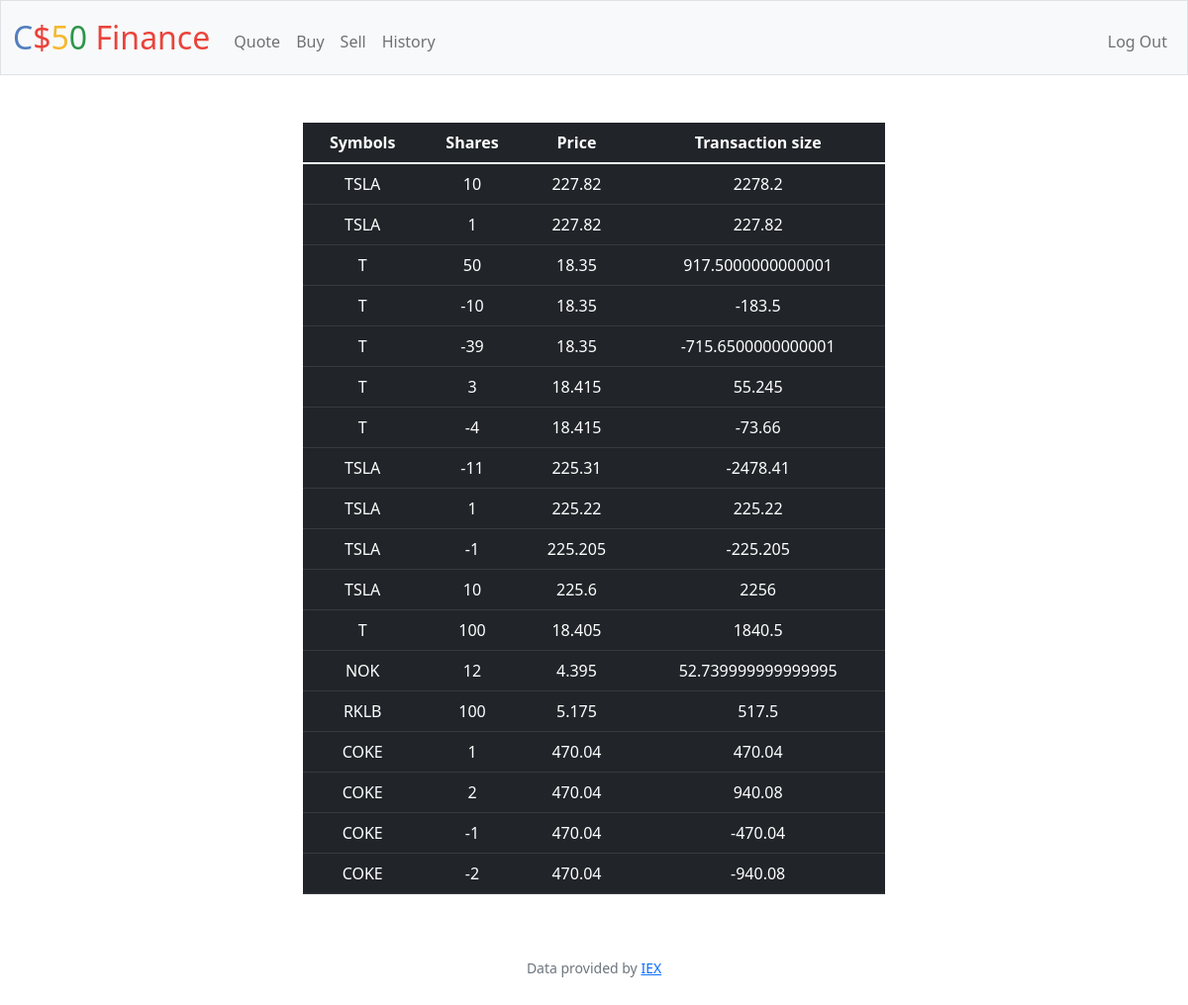
/history (signed in), run on an earlier commit of the app's database.
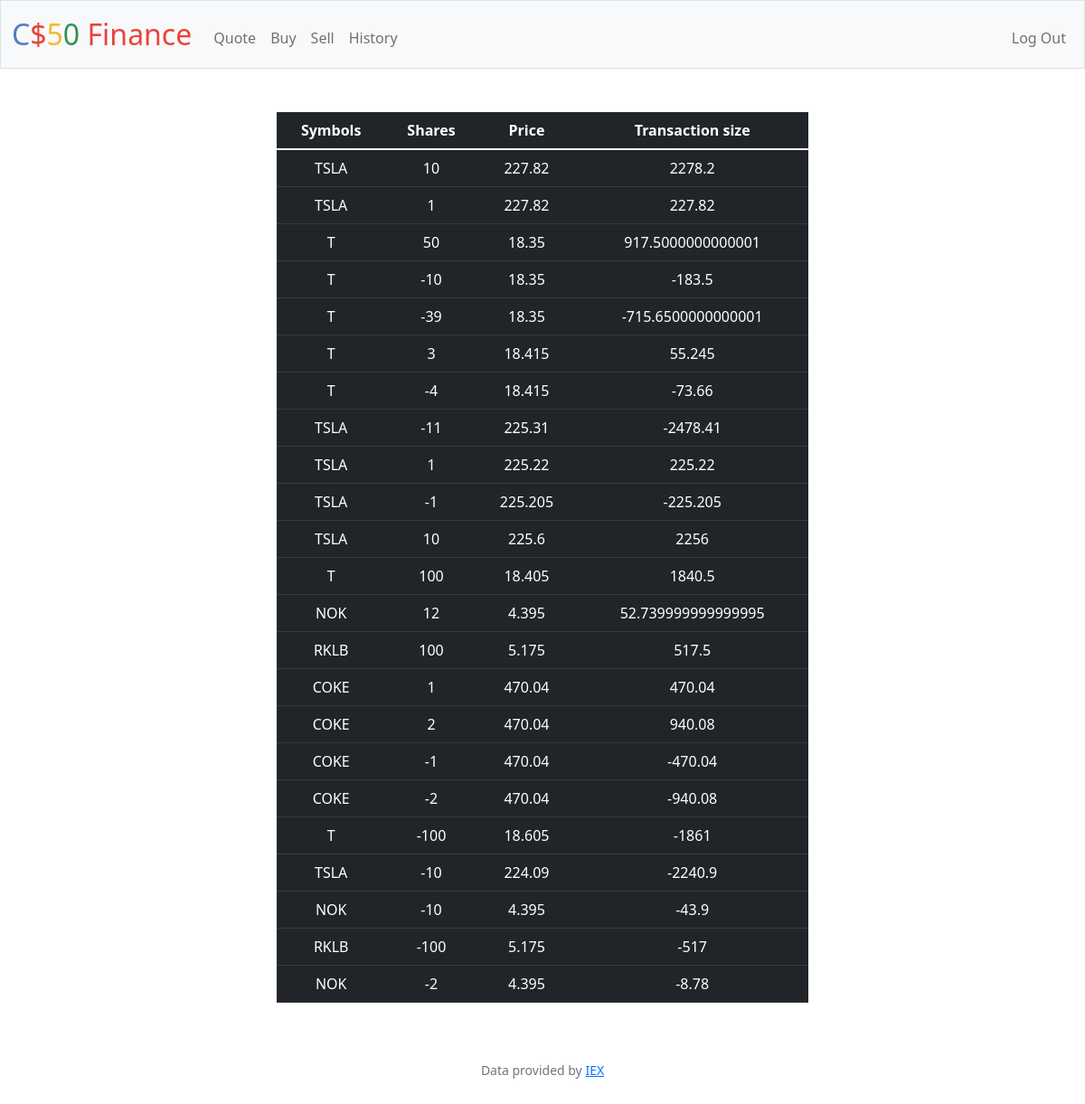
And on a later commit of the database.
### tables this page shows
CREATE TABLE history (
                history_user_id INTEGER NOT NULL,
                history_id INTEGER PRIMARY KEY,
                name TEXT NOT NULL,
                symbol TEXT NOT NULL,
                shares INTEGER NOT NULL,
                price INTEGER NOT NULL,
                value_of_stock NUMERIC NOT NULL
            );

### app.py (the view)
@app.route("/history")
@login_required
def history():
    history_rows = db.execute("SELECT * FROM history WHERE history_user_id = ?", session["user_id"])
    return render_template("history.html", history_rows = history_rows)

### app.py (called while the page is built)
@app.after_request
def after_request(response):
    response.headers["Cache-Control"] = "no-cache, no-store, must-revalidate"
    response.headers["Expires"] = 0
    response.headers["Pragma"] = "no-cache"
    return response

### helpers.py (called while the page is built)
def login_required(f):
    @wraps(f)
    def decorated_function(*args, **kwargs):
        if session.get("user_id") is None:
            return redirect("/login")
        return f(*args, **kwargs)
    return decorated_function

### templates/history.html
{% extends "layout.html" %}
{% block main %}
<div class="mx-auto w-50">
<table class="table table-dark">
    <thead>
        <tr>
            <th>Symbols</th>
            <th>Shares</th>
            <th>Price</th>
            <th>Transaction size</th>
        </tr>
    </thead>
    <tbody>
        {% for dict in history_rows %}
            <tr>
                <td>{{dict.symbol}}</td>
                <td>{{dict.shares}}</td>
                <td>{{dict.price}}</td>
                <td>{{dict.value_of_stock}}</td>
            </tr>
        {% endfor %}
    </tbody>
</table>
{% endblock %}

### templates/layout.html (shortened to what this page needs)
<!DOCTYPE html>
<html lang="en">
    <head>
        <link href="https://cdn.jsdelivr.net/npm/bootstrap@5.1.3/dist/css/bootstrap.min.css" rel="stylesheet">
        <link href="/static/styles.css" rel="stylesheet">
    </head>
    <body>
        <nav class="bg-light border navbar navbar-expand-md navbar-light">
            <div class="container-fluid">
                <a class="navbar-brand" href="/"><span class="blue">C</span><span class="red">$</span><span class="yellow">5</span><span class="green">0</span> <span class="red">Finance</span></a>
                <div class="collapse navbar-collapse" id="navbar">
                    {% if session["user_id"] %}
                        <ul class="navbar-nav me-auto mt-2">
                            <li class="nav-item"><a class="nav-link" href="/quote">Quote</a></li>
                            <li class="nav-item"><a class="nav-link" href="/buy">Buy</a></li>
                            <li class="nav-item"><a class="nav-link" href="/sell">Sell</a></li>
                            <li class="nav-item"><a class="nav-link" href="/history">History</a></li>
                        </ul>
                        <ul class="navbar-nav ms-auto mt-2">
                            <li class="nav-item"><a class="nav-link" href="/logout">Log Out</a></li>
                        </ul>
                    {% else %}
                        <ul class="navbar-nav ms-auto mt-2">
                            <li class="nav-item"><a class="nav-link" href="/register">Register</a></li>
                            <li class="nav-item"><a class="nav-link" href="/login">Log In</a></li>
                        </ul>
                    {% endif %}
                </div>
            </div>
        </nav>
        <main class="container-fluid py-5 text-center">
            {% block main %}{% endblock %}
        </main>
        <footer class="mb-5 small text-center text-muted">
            Data provided by <a href="https://iexcloud.io/">IEX</a>
        </footer>
    </body>
</html>

### static/styles.css (style rules this page uses)
nav .navbar-brand { font-size: xx-large; }
nav .navbar-brand .blue { color: #537fbe; }
nav .navbar-brand .red { color: #ea433b; }
nav .navbar-brand .yellow { color: #f5b82e; }
nav .navbar-brand .green { color: #2e944b; }

What changed in the data, as far as the page shows it:
added history: symbol "T", shares "-100", price "18.605", value_of_stock "-1861"
added history: symbol "TSLA", shares "-10", price "224.09", value_of_stock "-2240.9"
added history: symbol "NOK", shares "-10", price "4.395", value_of_stock "-43.9"
added history: symbol "RKLB", shares "-100", price "5.175", value_of_stock "-517"
added history: symbol "NOK", shares "-2", price "4.395", value_of_stock "-8.78"
